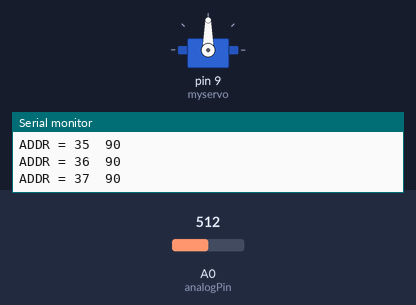
This sketch was run on a simulated Arduino Uno, built with avr-gcc and run on an emulated ATmega328P. Shown: servo, the last lines printed to the serial monitor. Wiring (inferred from the names in the program): 24Cxx EEPROM at I2C address 0x50. The inputs (shaded band) are chosen by the test bench; at power-on: A0 (analogPin) = 512. EEPROM starts erased.

Above: at 0.8 s.
0.9 s: A0 (analogPin) set to 556
At 1.5 s:
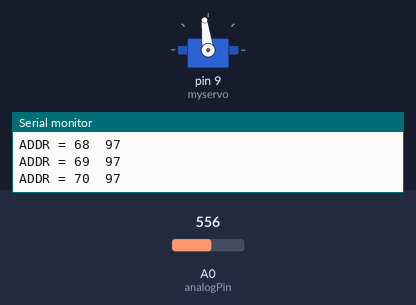
2.4 s: A0 (analogPin) set to 584
At 3.1 s:
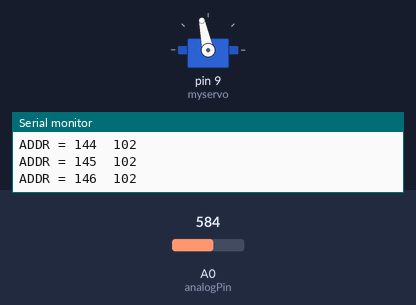
3.9 s: A0 (analogPin) set to 306
At 5.1 s:
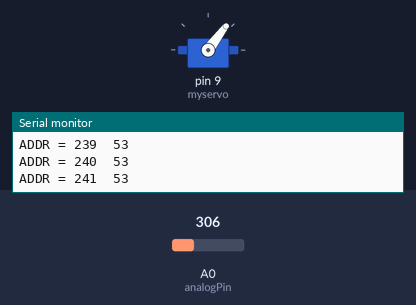
5.4 s: A0 (analogPin) set to 716
At 6.2 s:
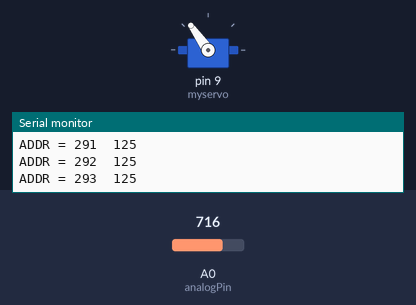
6.9 s: A0 (analogPin) set to 0
At 7.9 s:
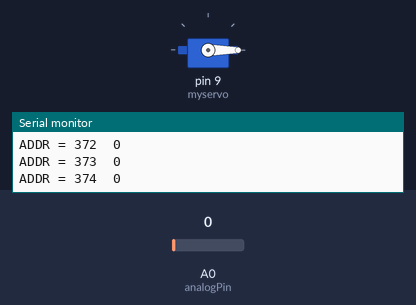
8.4 s: A0 (analogPin) set to 54
9.9 s: A0 (analogPin) set to 63
At 37.5 s:
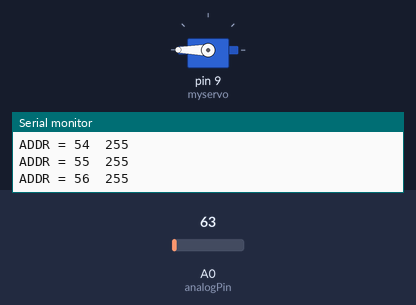
Timing chart, 0 to 38.0 s (numbered marks = the images above; inputs shaded):
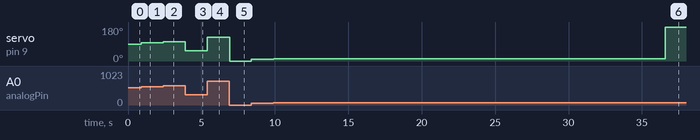

The sketch:

eeprom_using_arduino.ino
```cpp
// Include the 12C Wire Library
#include<Wire.h>
// Include the Servo Library
#include<Servo.h>
// EEPROM 12C Address
#define EEPROM_I2C_ADDRESS 0x50
// Analog pin for potentiometer
int analogPin = 0;
// Integer to hold potentiometer value
int val = 0;
// Byte to hold data read from EEPROM
int readVal = 0;
// Integer to hold the number of addresses to fill
int maxaddress = 1500;
//Create a Servo object
Servo myservo;
// Function to write to EEPROM
void writeEEPROM(int address,byte val, int i2c_address)
{
// Begin transmission to 12C EEPROM
Wire.beginTransmission(i2c_address);
// Send memory address as two 8-bit bytes
Wire.write((int)(address >> 8)); //MSB
Wire.write((int)(address & 0xFF)); //LSB
// Send data to be stored
Wire.write(val);
// End the transmission
Wire.endTransmission();
// Add 5ms delay for EEPROM
delay (5);
}
//function to read from EEPROM
byte readEEPROM(int address,int i2c_address)
{
// Define byte for received data
byte rcvData = 0xFF;
// Begin transmission to 12C EEPROM
Wire.beginTransmission(i2c_address);
// Send memory address as two 8-bit bytes
Wire.write((int)(address>> 8)); // MSB
Wire.write((int) (address & 0xFF)); // LSB
// End the transmission
Wire.endTransmission();
// Request one byte of data at the current memory address
Wire.requestFrom(i2c_address, 1);
// Read the data and assign it to variable
rcvData = Wire.read();
// Return the data as function output
return rcvData;
}
void setup()
{
// Connect to 12C bus as master
Wire.begin();
// Setup Serial Monitor
Serial.begin(9600);
// Attach servo on pin 9 to the servo object
myservo.attach(9);
// Print to Serial Monitor
;Serial.println("Start Recording...");
// Run until the maximum address is reached
for (int address = 0; address <= maxaddress; address++) {
// Read pot and map to range of 0.180 for servo
val = map(analogRead(analogPin), 0, 1023, 0, 180);
// Write to the servo
// Delay to allow servo to settle in position
myservo.write(val);
delay(15);
// Record the position in the external EEPROM
writeEEPROM(address, val, EEPROM_I2C_ADDRESS);
// Print to Serial Monitor
Serial.print("ADDR = ");
Serial.print(address);
Serial.print("\t");
Serial.println(val);
}
// Print to Serial Monitor
Serial.println("Recording Finished!");
// Delay 5 Second
delay(5000)
// Print to Serial Monitor
;Serial.println("Begin Playback...");
// Run until maximum address is reached
for (int address = 0; address <= maxaddress; address++) {
// Read value from EEPROM
readVal = readEEPROM(address, EEPROM_I2C_ADDRESS);
// Write to the servo
// Delay to allow servo to settle in position
// Convert value to integer for servo
myservo.write(readVal);
delay(15);
// Print to Serial Monitor
Serial.print("ADDR = ");
Serial.print(address);
Serial.print("\t");
Serial.println(readVal);
}
// Print to Serial Monitor
Serial.println("Playback Finished!");
}
void loop() {
 // Nothing in loop
}
```

Measured:
- after the input at 0.9 s, servo on pin 9 (myservo): 90° → 97° at once
- after the input at 2.4 s, servo on pin 9 (myservo): 97° → 102° at once
- after the input at 3.9 s, servo on pin 9 (myservo): 102° → 53° at once
- after the input at 5.4 s, servo on pin 9 (myservo): 53° → 125° at once
- after the input at 6.9 s, servo on pin 9 (myservo): 125° → 0° at once
- after the input at 8.4 s, servo on pin 9 (myservo): 0° → 9° at once
- after the input at 9.9 s, servo on pin 9 (myservo): 9° → 11° at once, → 180° 26.7 s later
